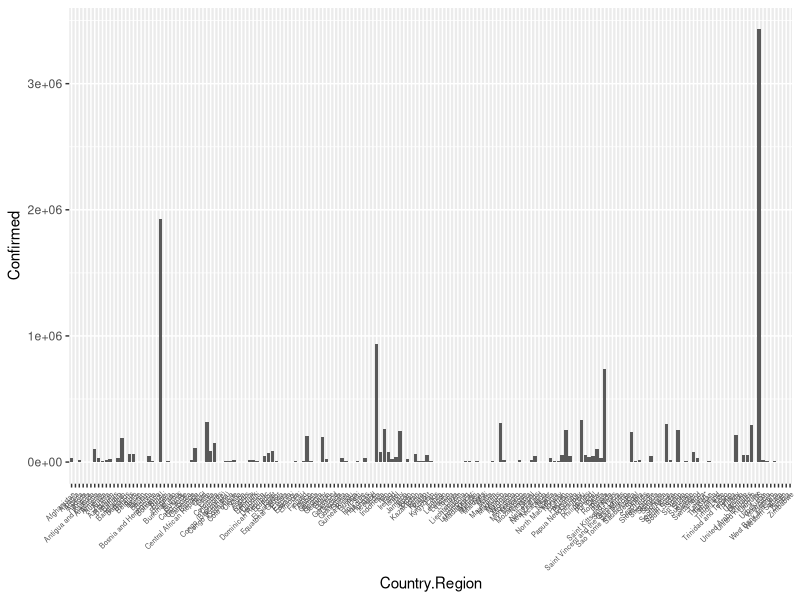
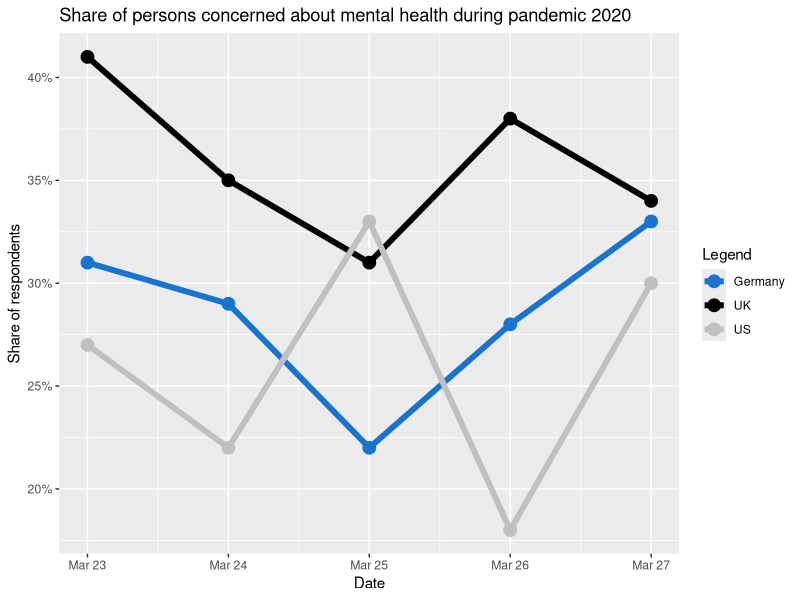

These charts were generated, in order, by the following R code:
# coronavirus (COVID-19) data

# Data Cleaning ----
# reading in the data, checking to see if it worked
# source: https://www.kaggle.com/imdevskp/corona-virus-report
?read.csv
corona <- read.csv("country_wise_latest.csv")
head(corona)
tail(corona)

# Libraries ----
library(ggplot2)

# Visualizations ----
# bar graph of confirmed cases for each country/region
# use geom_bar(stat = 'identity') for continuous Y-axis data
# theme() makes text smaller, angles it, and aligns the end of it along x-axis
ggplot(corona, aes(x = Country.Region, y = Confirmed)) + 
  geom_bar(stat = 'identity') + 
  theme(axis.text.x = element_text(size = 5, angle = 45, vjust=1, hjust=1))

# Mental Health Data ----
# source: https://www.statista.com/statistics/1109207/covid-19-pandemic-share-of-persons-worried-about-their-mental-health/
# proportion in Germany, US, UK concerned about mental health during pandemic
germany.mental <- c(0.31, 0.29, 0.22, 0.28, 0.33)
us.mental <- c(0.27, 0.22, 0.33, 0.18, 0.30)
uk.mental <- c(0.41, 0.35, 0.31, 0.38, 0.34)
date <- c("2020-03-23", "2020-03-24", "2020-03-25", "2020-03-26", "2020-03-27")
date <- as.Date(date)

# create data frame mental.health
mental.health <- data.frame(date, germany.mental, uk.mental, us.mental)
mental.health

# rename rows and columns
names(mental.health) <- c("Date", "Germany", "US", "UK")
mental.health

# Line Plot of Data ----
# color guide for legend
mental.colors <- c("Germany" = "dodgerblue3", "UK" = "black", "US" = "gray75")

# the actual line plot
ggplot(mental.health, aes(x = date)) + 
  geom_line(aes(y = germany.mental, color = "Germany"), size = 2) +
  geom_point(aes(y = germany.mental, color = "Germany"), size = 4) +
  geom_line(aes(y = uk.mental, color = "UK"), size = 2) +
  geom_point(aes(y = uk.mental, color = "UK"), size = 4) +
  geom_line(aes(y = us.mental, color = "US"), size = 2) +
  geom_point(aes(y = us.mental, color = "US"), size = 4) +
  scale_y_continuous(labels=scales::percent) +
  labs(x = "Date", y = "Share of respondents", color = "Legend") +
  scale_color_manual(values = mental.colors) +
  ggtitle("Share of persons concerned about mental health during pandemic 2020")
